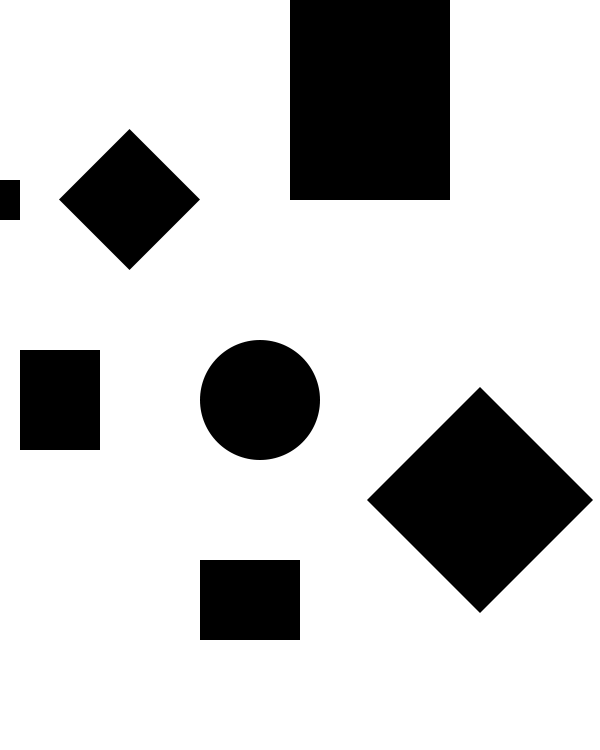
#> input picture code_python/map_avoid/6.png, 600 x 750 px
$ python python_avoid_RRT.py
#> lines starting #> are read from the running program, lines starting #| are printed output that depends on the picture; after the words box and inside, x2 and y2 are one past the last pixel; in counts of white or black regions, pixels touching at a corner belong together
'''
python_avoid_RRT.py
二维空间内RRT法避障的python实现
'''


import matplotlib.pyplot as plt
import numpy as np
import cv2
import math
import sortedcontainers


# 树节点
class rrt_treenode():
    def __init__(self, value, parent=None, cost_from_start=0, dis_to_aim=0):
        self.value = value
        self.children = []
        self.cost = cost_from_start
        self.dis = dis_to_aim
        self.parent = parent

    def __lt__(self, other):
        return self.cost + self.dis < other.cost + other.dis

    def path(self):
        node, path_back = self, []
        while node:
            path_back.append(node.value)
            node = node.parent
        return list(reversed(path_back))


# 优先级队列
class PriorityQueue(object):
    def __init__(self):
        self._queue = sortedcontainers.SortedList([])

    def push(self, node):
        self._queue.add(node)

    def pop(self):
        return self._queue.pop(index=0)

    def size(self):
        return len(self._queue)


def A_star(root, eposilon):
    q = PriorityQueue()
    q.push(root)
    while q.size() != 0:
        node_curr = q.pop()
        for child in node_curr.children:
            # 生成树时已经去重，搜索时不再进行
            if child.dis < eposilon:  # 目标点
                return child.path()
            q.push(child)
    return []


def avoid_RRT(mymap, start, aim, p_sample, maxlimit, step, eposilon, isshow, Q_save):
    """
    :param mymap: 0-1二值化地图，0表示障碍物
    :param start: 起始点
    :param aim: 目标点
    :param p_sample: 随机采样概率
    :param maxlimit: 最大迭代次数
    :param step: 搜索步长
    :param eposilon: 误差上限
    :param isshow: 是否显示搜索结果
    :param Q_save: 安全距离
    :return: 储存有二维信息的航路点列表
    """

    def distance(A, B):
        return math.sqrt((A[0] - B[0]) ** 2 + (A[1] - B[1]) ** 2)

    start = np.array(start)
    aim = np.array(aim)
    mapsize = mymap.shape
    dir_save = []  # 安全距离计算，使所有障碍物向外膨胀Q_save
    for i in range(-Q_save, Q_save + 1):
        for j in range(-Q_save, Q_save + 1):
            if distance([i, j], [0, 0]) <= Q_save:
                dir_save.append(np.array([i, j]))
    tree_map = []  # 记录不同位置产生的节点，用于生成树时去重
    for i in range(mapsize[0]):
        tree_map.append([])
        for j in range(mapsize[1]):
            if mymap[i][j] == 0:
                tree_map[i].append(0)
            else:
                tree_map[i].append(None)
    if tree_map[start[0]][start[1]] is None:
        root = rrt_treenode(start, dis_to_aim=distance(start, aim))
        tree_map[start[0]][start[1]] = root
    else:
        print("出发点处存在障碍物！")
        return []
    # 开始迭代
    p_record = [start]  # 记录已经走过的位置，用于寻找采样点的最近点
    count = 0
    isArrive = False
    while count < maxlimit and not isArrive:
        # 获取采样点
        sample = [0, 0]
        while tree_map[sample[0]][sample[1]] is not None:
            if np.random.rand() < p_sample:
                sample = np.array([np.random.randint(0, mapsize[0]),
                                   np.random.randint(0, mapsize[1])])
            else:
                sample = aim
        # 在已搜索的点中，寻找距离采样点最近的点p_curr
        min_dis = float('inf')
        p_curr = start
        for p_tmp in p_record:
            dis = distance(p_tmp, sample)
            if dis < min_dis:
                p_curr = p_tmp
                min_dis = dis
        # 向采样点前进，获取点p_next
        direction = (sample - p_curr) / np.linalg.norm((sample - p_curr))
        p_next = p_curr + direction * step
        # 判断p_next位置是否可行
        flag = False
        if 0 <= p_next[0] < mapsize[0] and 0 <= p_next[1] < mapsize[1] \
                and tree_map[int(p_next[0])][int(p_next[1])] is None:  # 是否为非障碍物点
            flag = True  # True表示该点可行
        if flag:
            for dir in dir_save:  # 判断点是否为安全点
                p_search = p_next + dir
                if not (0 <= p_search[0] < mapsize[0] and 0 <= p_search[1] < mapsize[1]
                        and tree_map[int(p_search[0])][int(p_search[1])] != 0):
                    flag = False
                    break
        if flag:  # 判断路径上是否存在碰撞
            d_next = distance(p_curr, p_next)
            direction = (p_next - p_curr) / np.linalg.norm((p_next - p_curr))
            for d_search in range(1, int(d_next) + 1):
                p_search = p_curr + d_search * direction
                if not (0 <= p_search[0] < mapsize[0] and 0 <= p_search[1] < mapsize[1]
                        and tree_map[int(p_search[0])][int(p_search[1])] != 0):  # 是否为安全点
                    flag = False
                    break
        if flag:  # 可行
            parenttree = tree_map[int(p_curr[0])][int(p_curr[1])]
            newtree = rrt_treenode(p_next, parent=parenttree,
                                   cost_from_start=parenttree.cost + step,
                                   dis_to_aim=distance(p_next, aim))
            tree_map[int(p_next[0])][int(p_next[1])] = newtree
            parenttree.children.append(newtree)
            p_record.append(p_next)
            # if count % 50 == 0:
            plt.plot(p_next[0], p_next[1], 'o', c='blue')
            plt.plot([p_curr[0], p_next[0]], [p_curr[1], p_next[1]], c='green')
            e = newtree.dis
            # print(count, ': (%.3f, %.3f)' %(p_next[0], p_next[1]), '; %.3f' %e)
            if e < eposilon:
                isArrive = True
        count += 1
    # 设置绘图参数
    plt.axis('equal')
    plt.xlim(0, mapsize[0])
    plt.ylim(0, mapsize[1])
    # 绘制地图
    plt.imshow(mymap.T)
    plt.plot(start[0], start[1], 'x', c='y')
    plt.plot(aim[0], aim[1], 'x', c='m')
    # 未到达
    if not isArrive:
        if isshow:
            plt.show()
        return []
    # A*搜索最优路径
    path = A_star(root, eposilon)
    # 绘制
    if isshow:
        path_plot = np.array(path).T
        plt.plot(path_plot[0], path_plot[1], c='red')
        plt.show()
    return path


if __name__ == "__main__":
    # 读取地图图像并二值化
    img = cv2.imread('map_avoid/6.png')
#> img is the input picture: shape (750, 600, 3); min 0, max 255, mean 200.8
    gray = cv2.cvtColor(img, cv2.COLOR_BGR2GRAY)
    retval, mymap = cv2.threshold(gray, 0, 255, cv2.THRESH_OTSU)
#> mymap: shape (750, 600); 78.7% white; 7 black regions, largest, box (x1, y1, x2, y2) and area: (290, 0, 450, 200) 32000, (367, 387, 593, 613) 25764, (200, 340, 320, 460) 11304
#> retval = 125
    mymap = cv2.dilate(mymap, None, iterations=1).T
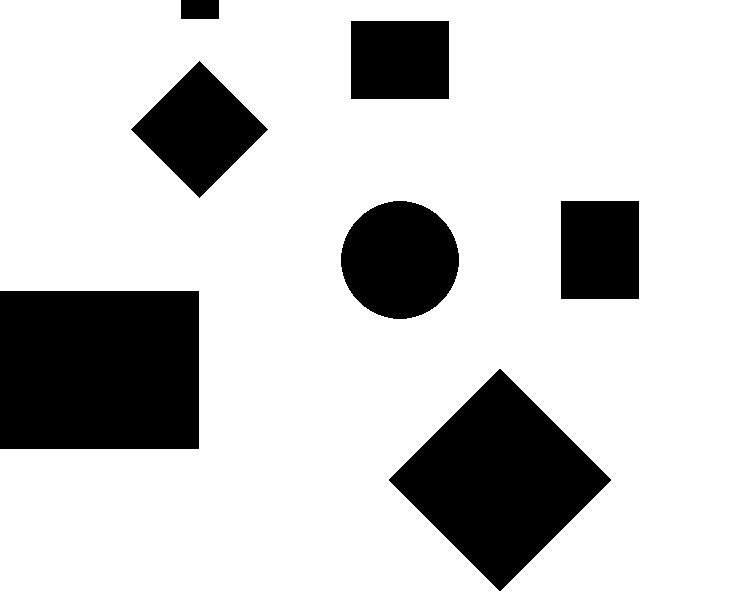
#> mymap: shape (600, 750); 79.4% white; 7 black regions, largest, box (x1, y1, x2, y2) and area: (0, 291, 199, 449) 31442, (389, 369, 611, 591) 24864, (341, 201, 459, 319) 10828
    mymap = cv2.erode(mymap, None, iterations=4) / 255
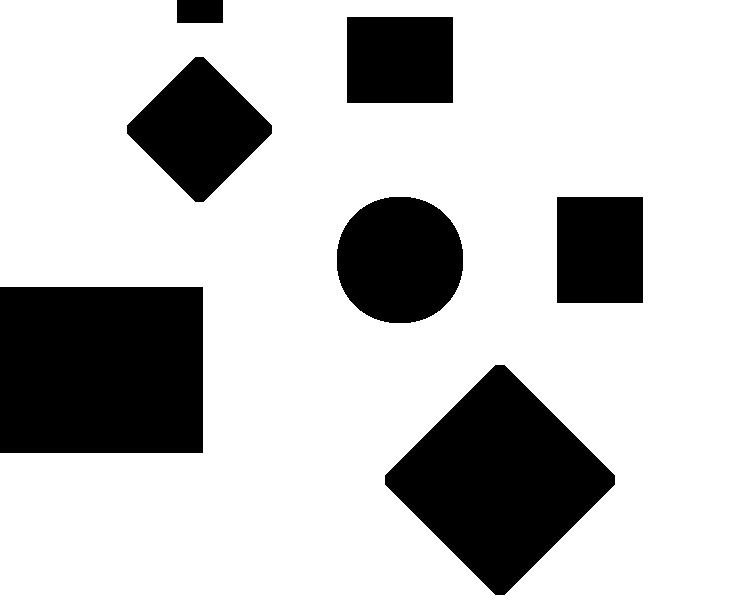
#> mymap: shape (600, 750) float64; values 0 (black) and 1 (white), 76.5% white; 7 black regions, largest, box (x1, y1, x2, y2) and area: (0, 287, 203, 453) 33698, (385, 365, 615, 595) 28480, (337, 197, 463, 323) 12780
    path = []
    while len(path) == 0:
#> (the run stopped early here; a loop or call above may not have finished)
